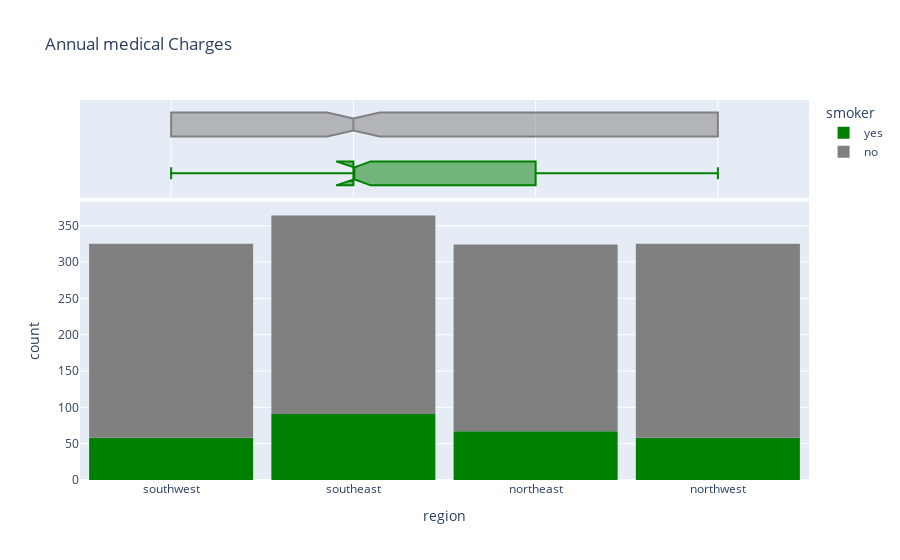

The code cell stored with this chart in its notebook:
### Code cell
fig = px.histogram(medical_df,
                   x = 'region', 
                   marginal= 'box',
                   color = 'smoker',
                   color_discrete_sequence=['green', 'grey'],
                   title= 'Annual medical Charges')
fig.update_layout(bargap = 0.1)
fig.show()

### Figure 1 — Plotly figure (JSON) as saved in the notebook; plotly's stock layout.template omitted (floating-point values rounded to 4 significant figures; data arrays with more than 128 entries replaced by an {"elided": "..."} marker saying what was removed)
{"data": [{"alignmentgroup": "True", "bingroup": "x", "hovertemplate": "smoker=yes<br>region=%{x}<br>count=%{y}<extra></extra>", "legendgroup": "yes", "marker": {"color": "green", "pattern": {"shape": ""}}, "name": "yes", "offsetgroup": "yes", "orientation": "v", "showlegend": true, "type": "histogram", "x": {"elided": "274 str values"}, "xaxis": "x", "yaxis": "y"}, {"alignmentgroup": "True", "hovertemplate": "smoker=yes<br>region=%{x}<extra></extra>", "legendgroup": "yes", "marker": {"color": "green"}, "name": "yes", "notched": true, "offsetgroup": "yes", "showlegend": false, "type": "box", "x": {"elided": "274 str values"}, "xaxis": "x2", "yaxis": "y2"}, {"alignmentgroup": "True", "bingroup": "x", "hovertemplate": "smoker=no<br>region=%{x}<br>count=%{y}<extra></extra>", "legendgroup": "no", "marker": {"color": "grey", "pattern": {"shape": ""}}, "name": "no", "offsetgroup": "no", "orientation": "v", "showlegend": true, "type": "histogram", "x": {"elided": "1064 str values"}, "xaxis": "x", "yaxis": "y"}, {"alignmentgroup": "True", "hovertemplate": "smoker=no<br>region=%{x}<extra></extra>", "legendgroup": "no", "marker": {"color": "grey"}, "name": "no", "notched": true, "offsetgroup": "no", "showlegend": false, "type": "box", "x": {"elided": "1064 str values"}, "xaxis": "x2", "yaxis": "y2"}], "layout": {"bargap": 0.1, "barmode": "relative", "legend": {"title": {"text": "smoker"}, "tracegroupgap": 0}, "title": {"text": "Annual medical Charges"}, "xaxis": {"anchor": "y", "domain": [0, 1], "title": {"text": "region"}}, "xaxis2": {"anchor": "y2", "domain": [0, 1], "matches": "x", "showgrid": true, "showticklabels": false}, "yaxis": {"anchor": "x", "domain": [0, 0.7326], "title": {"text": "count"}}, "yaxis2": {"anchor": "x2", "domain": [0.7426, 1], "matches": "y2", "showgrid": false, "showline": false, "showticklabels": false, "ticks": ""}}}
